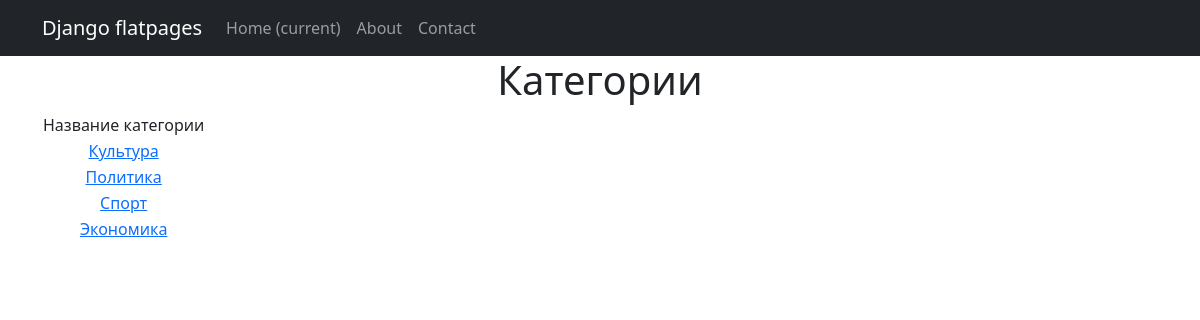
The page /news/category/ on the database its author committed.
### NewsPortal/models.py (models this page shows, shortened)
class Category(models.Model):
    name_category = models.CharField(max_length=40, unique=True)
    subscribers = models.ManyToManyField(User)

### NewsPortal/views.py (the view)
# urls.py: path('category/', CategoryList.as_view(), name='category_list'),
class CategoryList(ListView):
    model = Category
    ordering = 'name_category'
    template_name = 'category_list.html'
    context_object_name = 'category'

### templates/category_list.html (shortened to what this page needs)
{% extends 'flatpages/default.html' %}
{% load custom_filters %}
{% block content %}
<h1>Категории </h1>
{% if category %}
    <table>
        <tr>
            <td> Название категории </td>
        </tr>
        {% for cats in category %}
        <tr>
            <td> <a href="{% url 'category_post' cats.id %}">{{ cats.name_category }} </a> </td>
        </tr>
        {% endfor %}
    </table>
{% else %}
<h2> Категорий нет </h2>
{% endif %}
{% endblock content %}

### rows shown on the page
Category: name_category "Культура"
Category: name_category "Политика"
Category: name_category "Спорт"
Category: name_category "Экономика"
